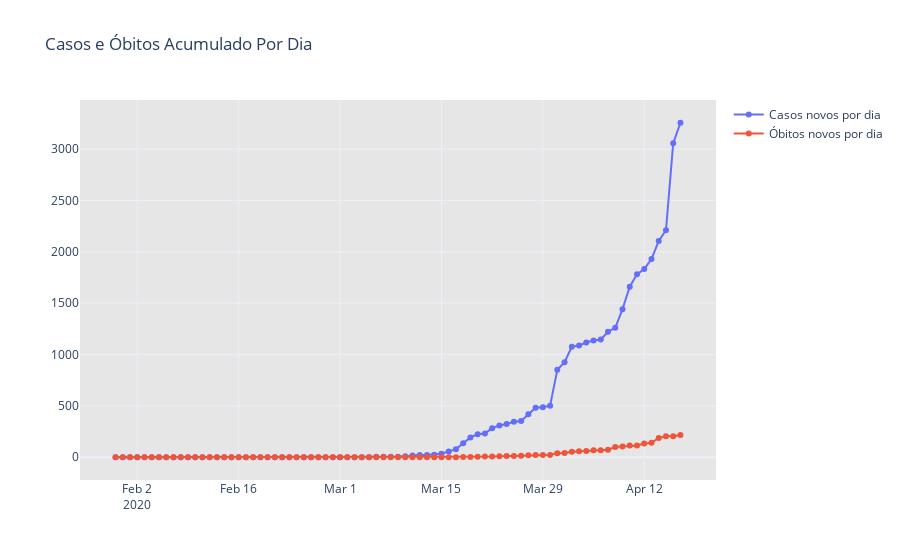

Notebook source saved alongside this figure:
### Code cell
fig = go.Figure(
    [
        go.Scatter(x = dados.data, y = casosNovos['casosNovos'], mode = 'markers+lines', name="Casos novos por dia"),
        go.Scatter(x = dados.data, y = obitosNovos['obitosNovos'], mode = 'markers+lines', name="Óbitos novos por dia"),
       
    ]
)


fig.update_layout(title='Casos e Óbitos Acumulado Por Dia',
                   plot_bgcolor='rgb(230, 230,230)',
                   showlegend=True, template="plotly_white")

fig.show()
plotly.offline.plot(fig, filename='HTML/NovosCasosObitosAcumuladoBrasilDia.html', auto_open=False)

### Figure 1 — Plotly figure (JSON) as saved in the notebook; plotly's stock layout.template omitted (floating-point values rounded to 4 significant figures; data arrays with more than 128 entries replaced by an {"elided": "..."} marker saying what was removed)
{"data": [{"mode": "markers+lines", "name": "Casos novos por dia", "type": "scatter", "x": {"elided": "2133 str values"}, "y": [0, 0, 0, 0, 0, 0, 0, 0, 0, 0, 0, 0, 0, 0, 0, 0, 0, 0, 0, 0, 0, 0, 0, 0, 0, 0, 0, 0, 0, 0, 0, 0, 0, 1, 1, 1, 4, 6, 6, 6, 9, 18, 21, 23, 25, 34, 57, 79, 137, 193, 224, 232, 283, 310, 323, 345, 353, 418, 482, 486, 502, 852, 926, 1076, 1089, 1117, 1138, 1146, 1222, 1261, 1442, 1661, 1781, 1832, 1930, 2105, 2210, 3058, 3257]}, {"mode": "markers+lines", "name": "Óbitos novos por dia", "type": "scatter", "x": {"elided": "2133 str values"}, "y": [0, 0, 0, 0, 0, 0, 0, 0, 0, 0, 0, 0, 0, 0, 0, 0, 0, 0, 0, 0, 0, 0, 0, 0, 0, 0, 0, 0, 0, 0, 0, 0, 0, 0, 0, 0, 0, 0, 0, 0, 0, 0, 0, 0, 0, 0, 0, 1, 2, 3, 5, 7, 7, 9, 11, 12, 15, 20, 22, 22, 23, 40, 42, 54, 58, 60, 67, 68, 73, 99, 105, 114, 115, 133, 141, 188, 204, 204, 217]}], "layout": {"plot_bgcolor": "rgb(230, 230,230)", "showlegend": true, "title": {"text": "Casos e Óbitos Acumulado Por Dia"}}}
